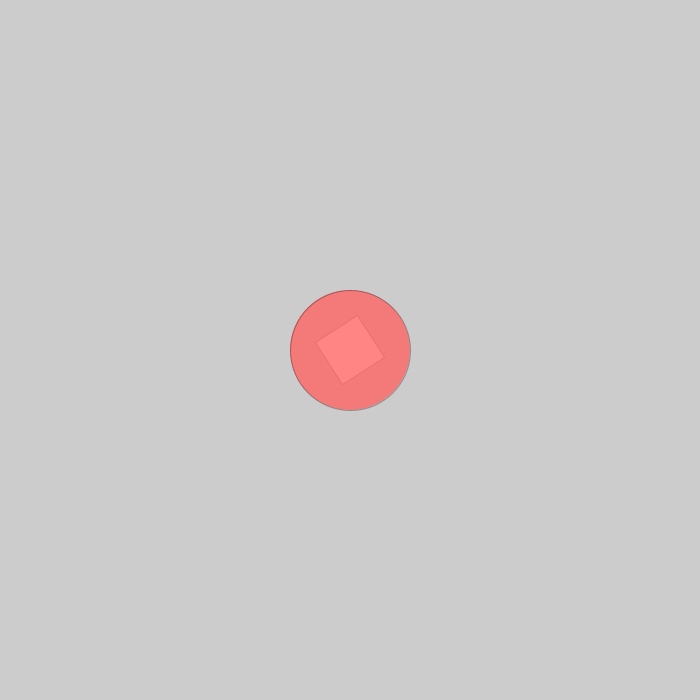
Frame 1 (no input)
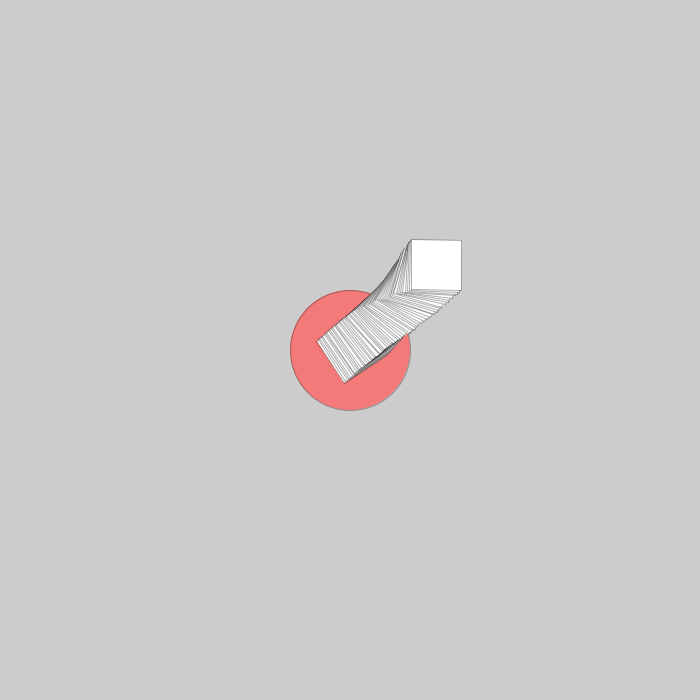
Frame 60 (the mouse pressed at the canvas centre just before this capture)
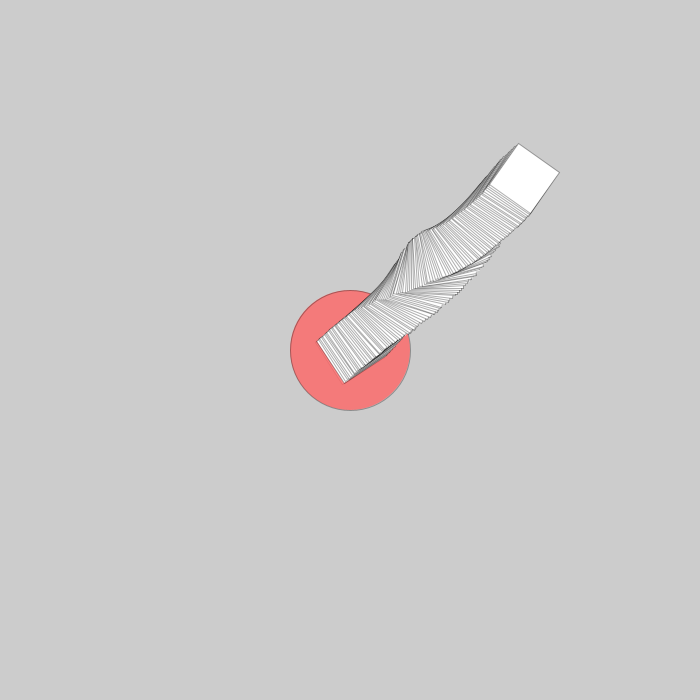
Frame 120 (the mouse held since frame 60 and released just before this capture)

The Processing sketch that drew these frames (run headless with seeded random() and noise(); from frame 60 on, the mouse is pressed at the canvas centre):

// Processing sketch: pract_1
// ── pract_1.pde
float x=0;
float y=0;
float xSpeed=0;
float ySpeed=0;
float p=0;
float areaPoint=100;
int add=20;
Boolean hit=false;

//controller
float boxWidth = 50;
float xMax=5;
float yMax=3;

void setup() {
	println("DEMO");
	size(700, 700);
	x=width/2;
	y=height/2;
	xSpeed=random(-xMax, xMax);	
	ySpeed=random(-yMax, yMax);
	rectMode(CENTER);
}

void draw() {
	p+=random(TWO_PI)*.01;

	stroke(0, 80);
	pushMatrix();
	translate(x, y);	
	rotate(cos(p));
	fill(255);
	rect(0, 0, boxWidth, boxWidth);
	popMatrix();

	x+=xSpeed;
	y+=ySpeed;

	if (x>=width-boxWidth/2 || x<=0+boxWidth/2) {	
		xSpeed*=-1;
		hit=false;
	} else if(y>=height-boxWidth/2 || y<=0+boxWidth/2){
		ySpeed*=-1;
		hit=false;
	} 

	println("var: "+dist(x, y, width/2, height/2));

	if( dist(x, y, width/2, height/2) <= (areaPoint/2) && hit==false ) {	
		println("hit");
		hit=true;
			areaPoint+=add;
			float pointWidth = areaPoint;
			fill(255,100,100, 200);
			ellipse(width/2, height/2, pointWidth, pointWidth);
	}
}
